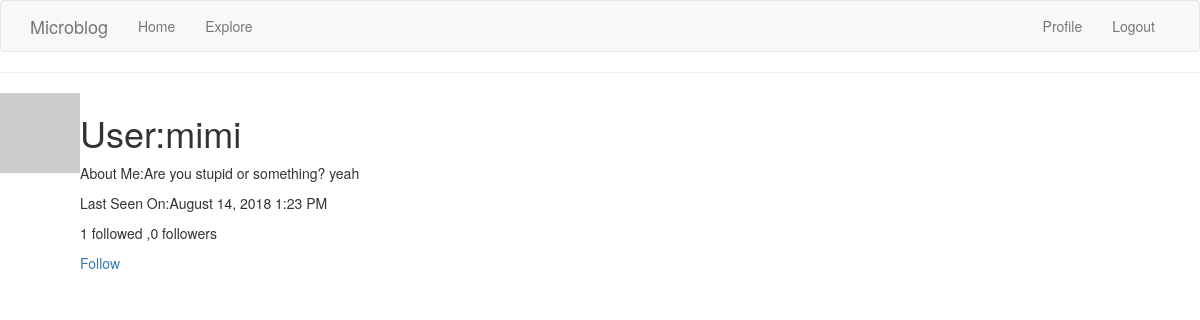
Screenshot of /user/mimi (signed in) with the database file from the repository.
### app/models.py (models this page shows, shortened)
class User(db.Model, UserMixin):
    def avatar(self, size):
        digest = md5(self.email.lower().encode('utf-8')).hexdigest()
        return 'https://www.gravatar.com/avatar/{}?d=identicon&s={}'.format(digest, size)
    __tablename__ = 'user'
    id = db.Column(db.Integer, primary_key=True)
    name = db.Column(db.String(64), index=True, unique=True)
    email = db.Column(db.String(120), index=True, unique=True)
    password_hash = db.Column(db.String(128))
    about_me = db.Column(db.String(140))
    last_seen = db.Column(db.DateTime, default=datetime.utcnow)
    posts = db.relationship('Post', backref='author', lazy='dynamic',
                            primaryjoin=(Post.user_id == id)
                            )
    followed = db.relationship('User', secondary=followers,
                               primaryjoin=(followers.c.follower_id == id),
                               secondaryjoin=(followers.c.followed_id == id),
                               backref=db.backref('followers', lazy='dynamic'), lazy='dynamic'
                               )
    def is_following(self, user):
        return self.followed.filter(followers.c.followed_id == user.id).count() > 0

### app/views.py (the view)
@app.route('/user/<name>')
@login_required
def user(name):
    user = User.query.filter_by(name=name).first_or_404()
    posts = [
        {'author': user, 'body': 'Test post #1'},
        {'author': user, 'body': 'Test post #1'}
    ]
    return render_template('user.html', user=user, post=posts)

### app/models.py (called while the page is built)
@login.user_loader
def load_user(id):
    return User.query.get(int(id))

### app/views.py (called while the page is built)
@app.before_request
def before_request():
    if current_user.is_authenticated:
        current_user.last_seen = datetime.utcnow()
        db.session.commit()
    g.locale = str(get_locale())

### app/templates/user.html (shortened to what this page needs)
{% extends "base.html"%}
{% block content %}
<table>
    <tr valign='top'>
        <td><img src="{{user.avatar(128)}}" alt=""></td>
        <td>
            <h1>User:{{user.name}}</h1>
            {% if user.about_me %}
            <p>About Me:{{user.about_me}}</p>
            {% endif %}
            {% if user.last_seen %}
            <p>Last Seen On:{{ moment(user.last_seen).format('LLL') }}</p>
            {% endif %}
            <p>{{ user.followed.count() }} followed ,{{ user.followers.count() }} followers</p>
            {% if user == current_user %}
            <p><a href="{{ url_for('edit_profile') }}">Edit your profile</a></p>
            {% elif not current_user.is_following(user) %}
            <p><a href="{{ url_for('follow', username=user.username) }}">Follow</a></p>
            {% else %}
            <p><a href="{{ url_for('unfollow', username=user.username) }}">Unfollow</a></p>
            {% endif %}
        </td>
    </tr>
    <hr>
</table>
{% endblock %}

### rows the page displays
User: name "mimi", about_me "Are you stupid or something? yeah", last_seen "August 14, 2018 1:23 PM"

### other values shown
{{ user.followed.count() }} "1"
{{ user.followers.count() }} "0"
